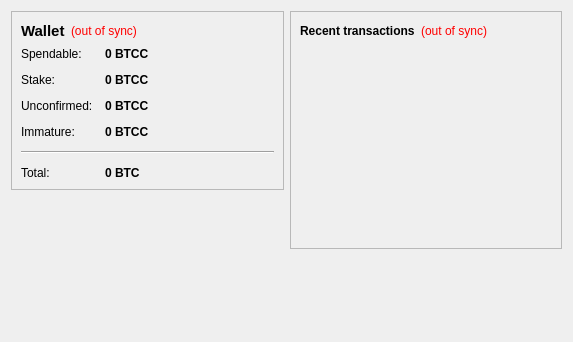
<?xml version="1.0" encoding="UTF-8"?>
<ui version="4.0">
 <class>OverviewPage</class>
 <widget class="QWidget" name="OverviewPage">
  <property name="geometry">
   <rect>
    <x>0</x>
    <y>0</y>
    <width>573</width>
    <height>342</height>
   </rect>
  </property>
  <property name="windowTitle">
   <string>Form</string>
  </property>
  <layout class="QHBoxLayout" name="horizontalLayout" stretch="1,1">
   <item>
    <layout class="QVBoxLayout" name="verticalLayout_2">
     <item>
      <widget class="QFrame" name="frame">
       <property name="frameShape">
        <enum>QFrame::StyledPanel</enum>
       </property>
       <property name="frameShadow">
        <enum>QFrame::Raised</enum>
       </property>
       <layout class="QVBoxLayout" name="verticalLayout_4">
        <item>
         <layout class="QHBoxLayout" name="horizontalLayout_4">
          <item>
           <widget class="QLabel" name="label_5">
            <property name="font">
             <font>
              <pointsize>11</pointsize>
              <weight>75</weight>
              <bold>true</bold>
             </font>
            </property>
            <property name="text">
             <string>Wallet</string>
            </property>
           </widget>
          </item>
          <item>
           <widget class="QLabel" name="labelWalletStatus">
            <property name="toolTip">
             <string>The displayed information may be out of date. Your wallet automatically synchronizes with the BitCashCredit network after a connection is established, but this process has not completed yet.</string>
            </property>
            <property name="styleSheet">
             <string notr="true">QLabel { color: red; }</string>
            </property>
            <property name="text">
             <string notr="true">(out of sync)</string>
            </property>
            <property name="alignment">
             <set>Qt::AlignLeading|Qt::AlignLeft|Qt::AlignVCenter</set>
            </property>
           </widget>
          </item>
          <item>
           <spacer name="horizontalSpacer_2">
            <property name="orientation">
             <enum>Qt::Horizontal</enum>
            </property>
            <property name="sizeHint" stdset="0">
             <size>
              <width>40</width>
              <height>20</height>
             </size>
            </property>
           </spacer>
          </item>
         </layout>
        </item>
        <item>
         <layout class="QFormLayout" name="formLayout_2">
          <property name="fieldGrowthPolicy">
           <enum>QFormLayout::AllNonFixedFieldsGrow</enum>
          </property>
          <property name="horizontalSpacing">
           <number>12</number>
          </property>
          <property name="verticalSpacing">
           <number>12</number>
          </property>
          <item row="0" column="0">
           <widget class="QLabel" name="label">
            <property name="text">
             <string>Spendable:</string>
            </property>
           </widget>
          </item>
          <item row="0" column="1">
           <widget class="QLabel" name="labelBalance">
            <property name="font">
             <font>
              <weight>75</weight>
              <bold>true</bold>
             </font>
            </property>
            <property name="cursor">
             <cursorShape>IBeamCursor</cursorShape>
            </property>
            <property name="toolTip">
             <string>Your current spendable balance</string>
            </property>
            <property name="text">
             <string notr="true">0 BTCC</string>
            </property>
            <property name="textInteractionFlags">
             <set>Qt::LinksAccessibleByMouse|Qt::TextSelectableByKeyboard|Qt::TextSelectableByMouse</set>
            </property>
           </widget>
          </item>
          <item row="1" column="0">
           <widget class="QLabel" name="label_6">
            <property name="text">
             <string>Stake:</string>
            </property>
           </widget>
          </item>
          <item row="1" column="1">
           <widget class="QLabel" name="labelStake">
            <property name="font">
             <font>
              <weight>75</weight>
              <bold>true</bold>
             </font>
            </property>
            <property name="cursor">
             <cursorShape>IBeamCursor</cursorShape>
            </property>
            <property name="toolTip">
             <string>Total of coins that was staked, and do not yet count toward the current balance</string>
            </property>
            <property name="text">
             <string notr="true">0 BTCC</string>
            </property>
            <property name="textInteractionFlags">
             <set>Qt::LinksAccessibleByMouse|Qt::TextSelectableByKeyboard|Qt::TextSelectableByMouse</set>
            </property>
           </widget>
          </item>
          <item row="2" column="0">
           <widget class="QLabel" name="label_3">
            <property name="text">
             <string>Unconfirmed:</string>
            </property>
           </widget>
          </item>
          <item row="2" column="1">
           <widget class="QLabel" name="labelUnconfirmed">
            <property name="font">
             <font>
              <weight>75</weight>
              <bold>true</bold>
             </font>
            </property>
            <property name="cursor">
             <cursorShape>IBeamCursor</cursorShape>
            </property>
            <property name="toolTip">
             <string>Total of transactions that have yet to be confirmed, and do not yet count toward the current balance</string>
            </property>
            <property name="text">
             <string notr="true">0 BTCC</string>
            </property>
            <property name="textInteractionFlags">
             <set>Qt::LinksAccessibleByMouse|Qt::TextSelectableByKeyboard|Qt::TextSelectableByMouse</set>
            </property>
           </widget>
          </item>
          <item row="3" column="0">
           <widget class="QLabel" name="labelImmatureText">
            <property name="text">
             <string>Immature:</string>
            </property>
           </widget>
          </item>
          <item row="3" column="1">
           <widget class="QLabel" name="labelImmature">
            <property name="font">
             <font>
              <weight>75</weight>
              <bold>true</bold>
             </font>
            </property>
            <property name="toolTip">
             <string>Mined balance that has not yet matured</string>
            </property>
            <property name="text">
             <string notr="true">0 BTCC</string>
            </property>
            <property name="textInteractionFlags">
             <set>Qt::LinksAccessibleByMouse|Qt::TextSelectableByKeyboard|Qt::TextSelectableByMouse</set>
            </property>
           </widget>
          </item>
          <item row="4" column="0" colspan="2">
           <widget class="Line" name="line">
            <property name="orientation">
             <enum>Qt::Horizontal</enum>
            </property>
           </widget>
          </item>
          <item row="5" column="0">
           <widget class="QLabel" name="labelTotalText">
            <property name="text">
             <string>Total:</string>
            </property>
           </widget>
          </item>
          <item row="5" column="1">
           <widget class="QLabel" name="labelTotal">
            <property name="font">
             <font>
              <weight>75</weight>
              <bold>true</bold>
             </font>
            </property>
            <property name="cursor">
             <cursorShape>IBeamCursor</cursorShape>
            </property>
            <property name="toolTip">
             <string>Your current total balance</string>
            </property>
            <property name="text">
             <string notr="true">0 BTC</string>
            </property>
            <property name="textInteractionFlags">
             <set>Qt::LinksAccessibleByMouse|Qt::TextSelectableByKeyboard|Qt::TextSelectableByMouse</set>
            </property>
           </widget>
          </item>
         </layout>
        </item>
       </layout>
      </widget>
     </item>
     <item>
      <spacer name="verticalSpacer">
       <property name="orientation">
        <enum>Qt::Vertical</enum>
       </property>
       <property name="sizeHint" stdset="0">
        <size>
         <width>20</width>
         <height>40</height>
        </size>
       </property>
      </spacer>
     </item>
    </layout>
   </item>
   <item>
    <layout class="QVBoxLayout" name="verticalLayout_3">
     <item>
      <widget class="QFrame" name="frame_2">
       <property name="frameShape">
        <enum>QFrame::StyledPanel</enum>
       </property>
       <property name="frameShadow">
        <enum>QFrame::Raised</enum>
       </property>
       <layout class="QVBoxLayout" name="verticalLayout">
        <item>
         <layout class="QHBoxLayout" name="horizontalLayout_2">
          <item>
           <widget class="QLabel" name="label_4">
            <property name="text">
             <string>&lt;b&gt;Recent transactions&lt;/b&gt;</string>
            </property>
           </widget>
          </item>
          <item>
           <widget class="QLabel" name="labelTransactionsStatus">
            <property name="toolTip">
             <string>The displayed information may be out of date. Your wallet automatically synchronizes with the BitCashCredit network after a connection is established, but this process has not completed yet.</string>
            </property>
            <property name="styleSheet">
             <string notr="true">QLabel { color: red; }</string>
            </property>
            <property name="text">
             <string notr="true">(out of sync)</string>
            </property>
            <property name="alignment">
             <set>Qt::AlignRight|Qt::AlignTrailing|Qt::AlignVCenter</set>
            </property>
           </widget>
          </item>
          <item>
           <spacer name="horizontalSpacer">
            <property name="orientation">
             <enum>Qt::Horizontal</enum>
            </property>
            <property name="sizeHint" stdset="0">
             <size>
              <width>40</width>
              <height>20</height>
             </size>
            </property>
           </spacer>
          </item>
         </layout>
        </item>
        <item>
         <widget class="QListView" name="listTransactions">
          <property name="styleSheet">
           <string notr="true">QListView { background: transparent; }</string>
          </property>
          <property name="frameShape">
           <enum>QFrame::NoFrame</enum>
          </property>
          <property name="verticalScrollBarPolicy">
           <enum>Qt::ScrollBarAlwaysOff</enum>
          </property>
          <property name="horizontalScrollBarPolicy">
           <enum>Qt::ScrollBarAlwaysOff</enum>
          </property>
          <property name="selectionMode">
           <enum>QAbstractItemView::NoSelection</enum>
          </property>
         </widget>
        </item>
       </layout>
      </widget>
     </item>
     <item>
      <spacer name="verticalSpacer_2">
       <property name="orientation">
        <enum>Qt::Vertical</enum>
       </property>
       <property name="sizeHint" stdset="0">
        <size>
         <width>20</width>
         <height>40</height>
        </size>
       </property>
      </spacer>
     </item>
    </layout>
   </item>
  </layout>
 </widget>
 <resources/>
 <connections/>
</ui>
